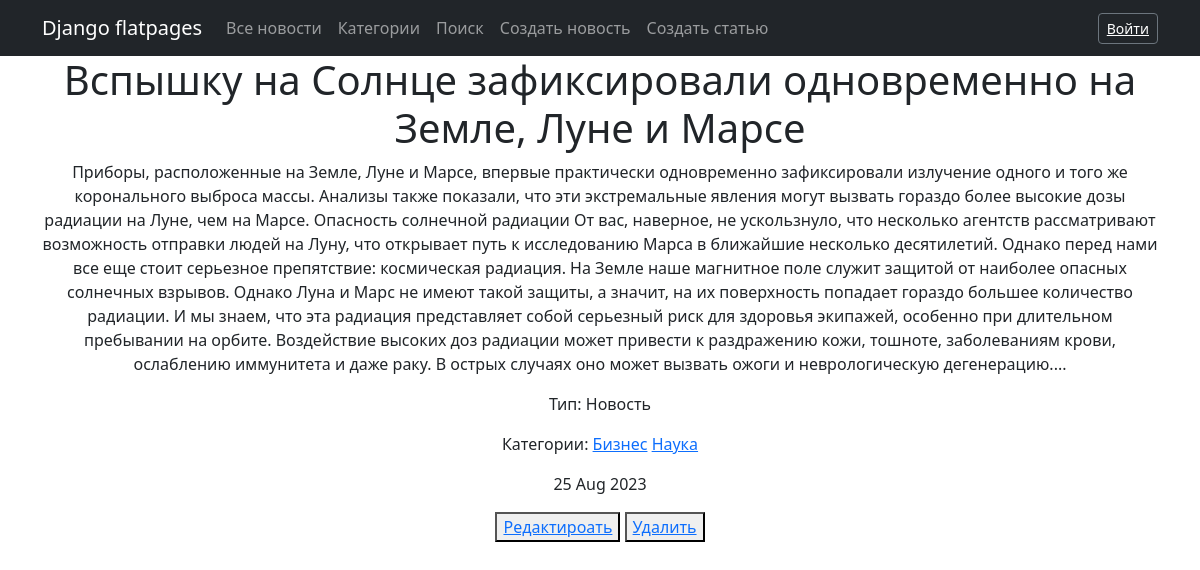
Page /news/74 on the committed database.
### news/models.py (models this page shows, shortened)
class Post(models.Model):
    news = 'N'
    article = 'A'
    POSITIONS = [
        (news, 'Новость'),
        (article, 'Статья')
    ]
    author = models.ForeignKey(Author, on_delete=models.CASCADE)
    select = models.CharField(max_length=1, choices=POSITIONS, default=news)
    datetime = models.DateTimeField(auto_now_add=True)
    title = models.CharField(max_length=255)
    text = models.TextField()
    category = models.ManyToManyField(Category)
    rating = models.IntegerField(default=0)

class Category(models.Model):
    name = models.CharField(max_length=64, unique=True)
    subscribers = models.ManyToManyField(User)  # related_name='categories'

### news/views.py (the view)
# urls.py: path('<int:pk>', PostDetail.as_view(), name='post_detal'),
class PostDetail(DetailView):
    model = Post
    template_name = 'new.html'
    context_object_name = 'post'
    def get_object(self, *args, **kwargs):  # переопределяем метод получения объекта, как ни странно
        obj = cache.get(f'post-{self.kwargs["pk"]}', None)
        if not obj:
            obj = super().get_object(queryset=self.queryset)
            cache.set(f'post-{self.kwargs["pk"]}', obj)
            print(f'Пост pk={self.kwargs["pk"]} загружен из БД.')
        else:
            print(f'Пост pk={self.kwargs["pk"]} загружен из кэша.')
        return obj

### news/templatetags/custom_filters.py (called while the page is built)
@register.filter()
def type_filter(value):
    for a in Post.POSITIONS:
        if a[0] == value:
            return a[1]
    return None

@register.filter()
def censor(value):
    def check_word(word):
        for j in range(0, len(word_list)):
            if word.lower() == word_list[j]:
                new_word = word[0]
                for k in range(1, len(word)):
                    new_word += '*'
                word = new_word
        return word
    if type(value) != str:
        return 'Ошибка: "value" не строка!'
    s = ''
    i = 0
    new_word = ''
    while i < len(value):
        c = value[i]
        if (c != ' ') and (c != '.') and (c != ',') and (c != '!') and (c != '?') and (c != ' '):
            new_word += c
        else:
            if new_word != '':
                s = s + check_word(new_word) + c
                new_word = ''
            else:
                s += c
        i += 1
    if new_word != '':
        s = s + check_word(new_word)
    return s

### templates/new.html (shortened to what this page needs)
{% extends 'flatpages/default.html' %}
{% load custom_filters %}
{% block content %}
<h1>{{ post.title|censor }}</h1>
<p>{{ post.text|censor }}</p>
<p>Тип: {{ post.select|type_filter }}</p>
<p>Категории: {% for category in post.category.all %}<a href="{% url 'categories_filter' category.pk %}">{{ category.name }}</a> {% endfor %}</p>
<p>{{ post.datetime|date:'d M Y' }}</p>
<button> <a href="{% url 'news_edit' post.pk %}">Редактироать</a> </button>
<button> <a href="{% url 'post_delete' post.pk %}">Удалить</a> </button>
{% endblock content %}

### rows in the picture
Post: title|censor "Вспышку на Солнце зафиксировали одновременно на Земле, Луне и Марсе", text|censor "Приборы, расположенные на Земле, Луне и Марсе, впервые практически одновременно зафиксировали излучение одного и того же коронального выброса массы. Анализы также показали, что эти экстремальные явления могут вызвать гораздо более высокие дозы радиации на Луне, чем на Марсе. Опасность солнечной радиации От вас, наверное, не ускользнуло, что несколько агентств рассматривают возможность отправки людей на Луну, что открывает путь к исследованию Марса в ближайшие несколько десятилетий. Однако перед нами все еще стоит серьезное препятствие: космическая радиация. На Земле наше магнитное поле служит защитой от наиболее опасных солнечных взрывов. Однако Луна и Марс не имеют такой защиты, а значит,…", select|type_filter "Новость", datetime "25 Aug 2023"
Category: name "Бизнес"
Category: name "Наука"
